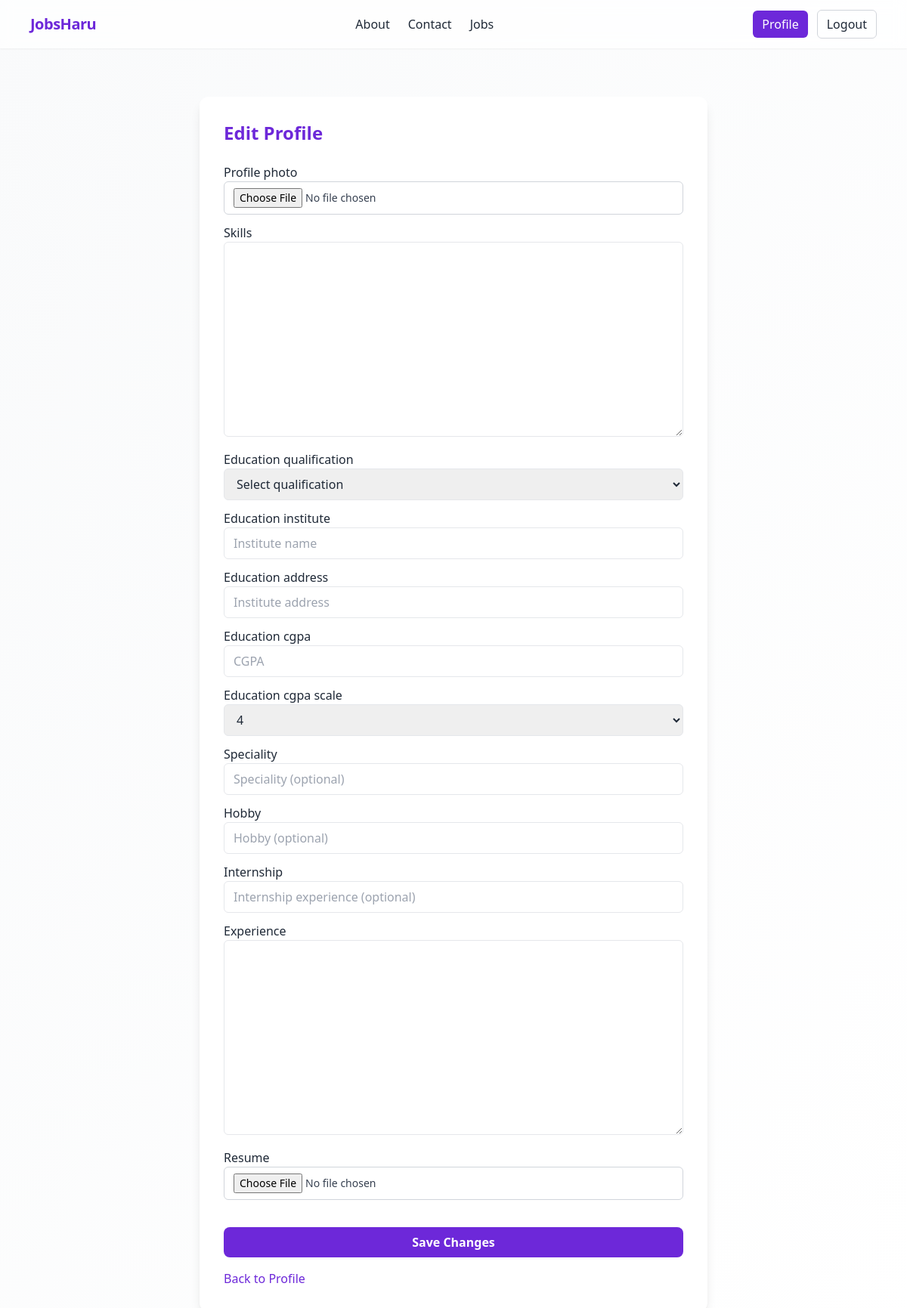
/users/profile/edit/ (signed in), run on an earlier commit of the app's database.
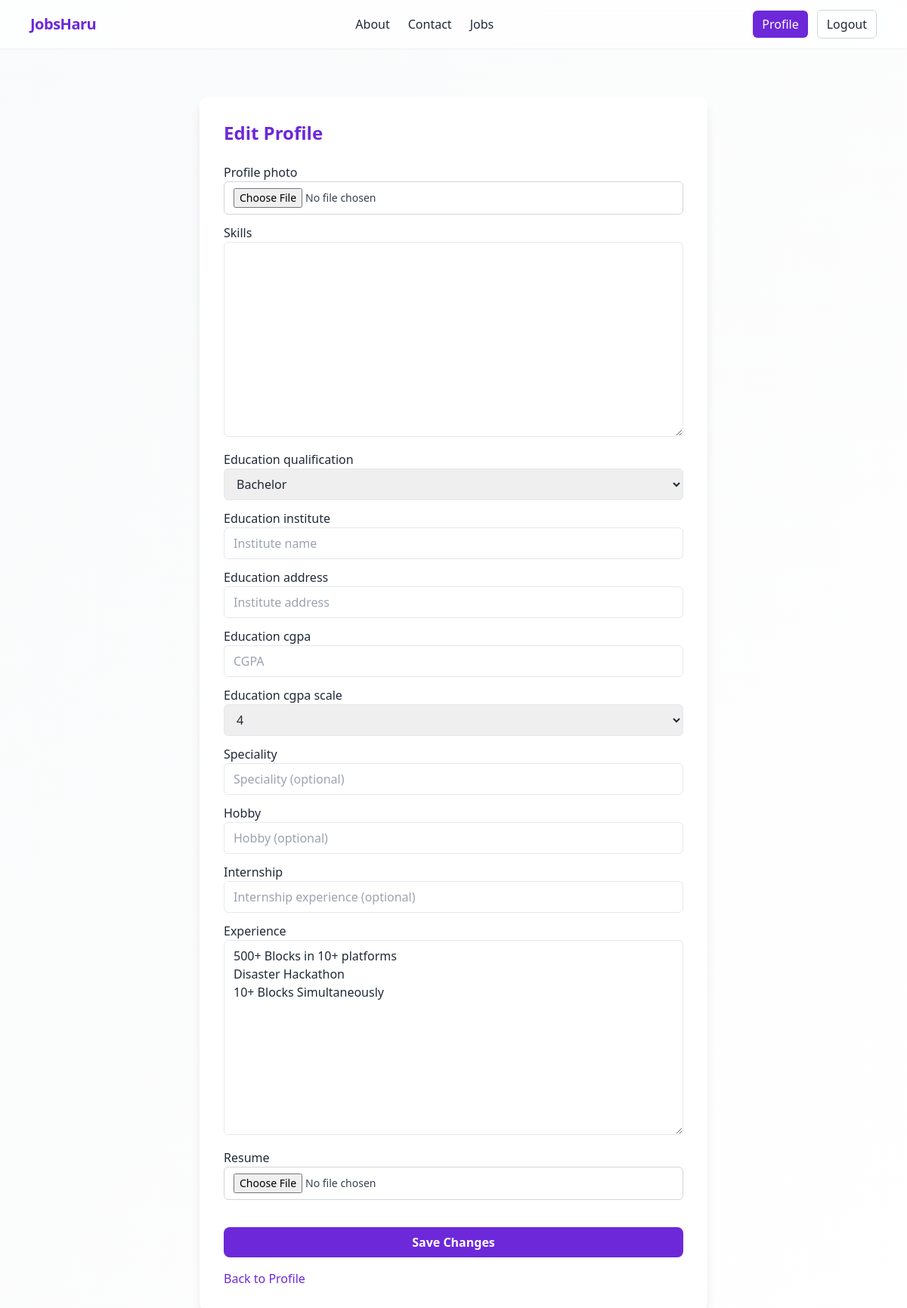
And on a later commit of the database.
### users/models.py (models this page shows, shortened)
class User(AbstractUser):
    class UserType(models.TextChoices):
        ORGANIZATION = "ORG", "Organization"
        APPLICANT = "APP", "Job Applier"
    user_type = models.CharField(
        max_length=3,
        choices=UserType.choices,
        default=UserType.APPLICANT,
    )
    organization_name = models.CharField(max_length=255, blank=True)
    organization_website = models.URLField(blank=True)
    organization_photo = models.ImageField(upload_to="organization_photos/", blank=True, null=True)
    profile_photo = models.ImageField(upload_to="profile_photos/", blank=True, null=True)
    resume = models.FileField(upload_to="resumes/", blank=True, null=True)
    skills = models.TextField(blank=True)
    education_qualification = models.CharField(max_length=100, blank=True)
    education_institute = models.CharField(max_length=255, blank=True)
    education_address = models.CharField(max_length=255, blank=True)
    education_cgpa = models.DecimalField(max_digits=4, decimal_places=2, blank=True, null=True)
    education_cgpa_scale = models.CharField(max_length=10, blank=True)
    speciality = models.CharField(max_length=255, blank=True)
    hobby = models.CharField(max_length=255, blank=True)
    experience = models.TextField(blank=True)
    internship = models.TextField(blank=True)

### users/views.py (the view)
# urls.py: path("profile/edit/", profile_edit, name="profile_edit"),
@login_required
def profile_edit(request):
    user = request.user
    if user.user_type != user.UserType.APPLICANT:
        return redirect("users:profile")
    if request.method == "POST":
        form = ApplicantProfileEditForm(request.POST, request.FILES, instance=user)
        if form.is_valid():
            form.save()
            return redirect("users:profile")
    else:
        form = ApplicantProfileEditForm(instance=user)
    return render(request, "users/profile_edit.html", {"form": form})

### users/templates/users/profile_edit.html (shortened to what this page needs)
{% extends "base.html" %}
{% load crispy_forms_tags %}
{% block content %}
<div class="max-w-2xl mx-auto bg-white rounded-xl shadow-lg p-8 mt-8">
  <h1 class="text-2xl font-bold text-primary mb-6">Edit Profile</h1>
  <form method="post" enctype="multipart/form-data">
    {{ form|crispy }}
    <button type="submit" class="mt-6 w-full py-2 px-4 bg-primary text-white font-semibold rounded-lg hover:bg-purple-700 transition">Save Changes</button>
  </form>
  <a href="{% url 'users:profile' %}" class="block mt-4 text-primary hover:underline">Back to Profile</a>
</div>
{% endblock %}

What changed in the data, as far as the page shows it:
changed User: education_qualification "Select qualification" → "Bachelor"; experience (not shown) → "500+ Blocks in 10+ platforms Disaster Hackathon 10+ Blocks Simultaneously"
